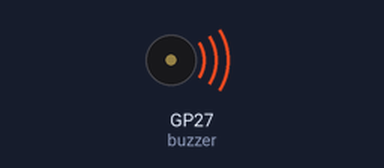
Simulated run of this program. Board: Raspberry Pi Pico running MicroPython. On the bench: buzzer (waves = sounding).

Above: at 2.7 s.
Timing chart, 0 to 5.2 s (numbered marks = the images above):
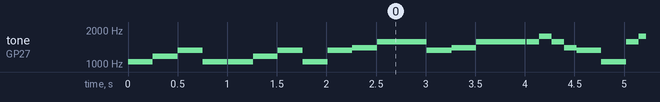

The program:

two_tiger.py
```python
from machine import Pin, I2C, ADC, PWM
from time import sleep

buzzer = PWM(Pin(27))
vol = 1000
def DO(time):
    buzzer.freq(1046) #1
    buzzer.duty_u16(vol)
    sleep(time)
def RE(time):
    buzzer.freq(1175) #2
    buzzer.duty_u16(vol)
    sleep(time)
def MI(time):
    buzzer.freq(1318) #3
    buzzer.duty_u16(vol)
    sleep(time)
def FA(time):
    buzzer.freq(1397) #4
    buzzer.duty_u16(vol)
    sleep(time)
def SO(time):
    buzzer.freq(1568) #5
    buzzer.duty_u16(vol)
    sleep(time)
def LA(time):
    buzzer.freq(1760) #6
    buzzer.duty_u16(vol)
    sleep(time)
def SI(time):
    buzzer.freq(1967) #7
    buzzer.duty_u16(vol)
    sleep(time)
def N(time):
    buzzer.duty_u16(0) #close
    sleep(time)
while True:

    DO(0.25)
    RE(0.25)
    MI(0.25)
    DO(0.25)
    N(0.01)

    DO(0.25)
    RE(0.25)
    MI(0.25)
    DO(0.25)

    MI(0.25)
    FA(0.25)
    SO(0.5)

    MI(0.25)
    FA(0.25)
    SO(0.5)
    N(0.01)

    SO(0.125)
    LA(0.125)
    SO(0.125)
    FA(0.125)
    MI(0.25)
    DO(0.25)

    SO(0.125)
    LA(0.125)
    SO(0.125)
    FA(0.125)
    MI(0.25)
    DO(0.25)

    RE(0.25)
    SO(0.25)
    DO(0.5)
    N(0.01)

    RE(0.25)
    SO(0.25)
    DO(0.5)
```

Measured:
- by itself, tone on GP27 (buzzer): plays 1046 Hz for 0.25 s, 1175 Hz for 0.25 s, 1318 Hz for 0.25 s, 1046 Hz for 0.25 s, 1046 Hz for 0.25 s, 1175 Hz for 0.25 s … (502 notes in this stretch)
